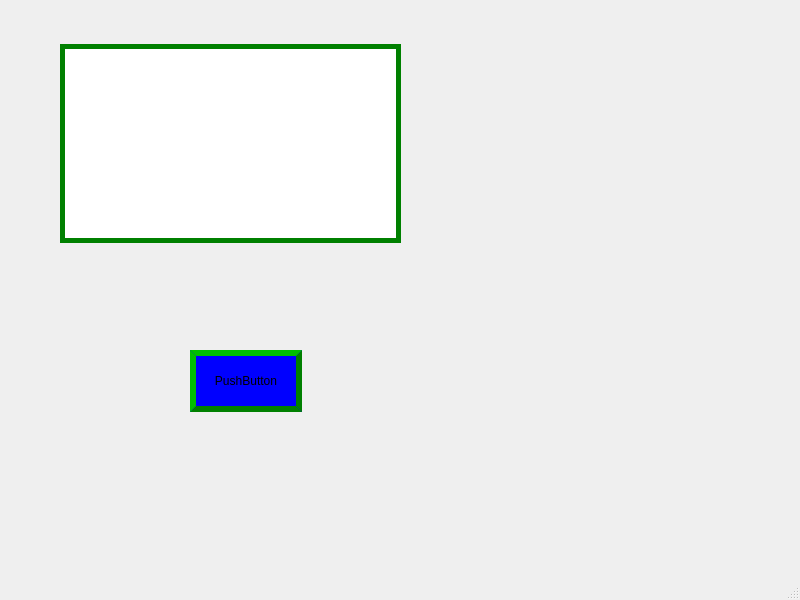
<?xml version="1.0" encoding="UTF-8"?>
<ui version="4.0">
 <class>MainWindow</class>
 <widget class="QMainWindow" name="MainWindow">
  <property name="geometry">
   <rect>
    <x>0</x>
    <y>0</y>
    <width>800</width>
    <height>600</height>
   </rect>
  </property>
  <property name="windowTitle">
   <string>MainWindow</string>
  </property>
  <property name="styleSheet">
   <string notr="true">QFrame {
	margin: 14px, 18px, 20px, 18px;
	border: 5px solid green;
	padding: 20px;
	color: red;
	font: bold;
	background-color: white;
	
	background-position: top right;
	background-origin: content;
	background-repeat: none;
}

QPushButton {
	width: 120px;
	height: 60px;
	max-width: 100px;
	max-height: 50px;
	border: 6px outset green;
	background: blue;
}

/*伪状态*/
QPushButton:pressed {
	border-style: inset;
}

/*子部件*/
/*
QPushButton::menu-indicator {
	border: 2px solid red;
	subcontrol-origin: padding;
	subcontrol-position: absolute;
	top: 2px;
	right: 2px;
	bottom: 2px;
	left: 40px;
}

QPushButton::menu-indicator:pressed {
	position: relative;
	top: 2px;
	left: 2px;
}
*/</string>
  </property>
  <widget class="QWidget" name="centralwidget">
   <widget class="QFrame" name="frame">
    <property name="geometry">
     <rect>
      <x>60</x>
      <y>30</y>
      <width>341</width>
      <height>231</height>
     </rect>
    </property>
    <property name="frameShape">
     <enum>QFrame::StyledPanel</enum>
    </property>
    <property name="frameShadow">
     <enum>QFrame::Raised</enum>
    </property>
   </widget>
   <widget class="QPushButton" name="pushButton">
    <property name="geometry">
     <rect>
      <x>190</x>
      <y>350</y>
      <width>112</width>
      <height>62</height>
     </rect>
    </property>
    <property name="text">
     <string>PushButton</string>
    </property>
   </widget>
  </widget>
  <widget class="QMenuBar" name="menubar">
   <property name="geometry">
    <rect>
     <x>0</x>
     <y>0</y>
     <width>800</width>
     <height>28</height>
    </rect>
   </property>
  </widget>
  <widget class="QStatusBar" name="statusbar"/>
 </widget>
 <resources/>
 <connections/>
</ui>
